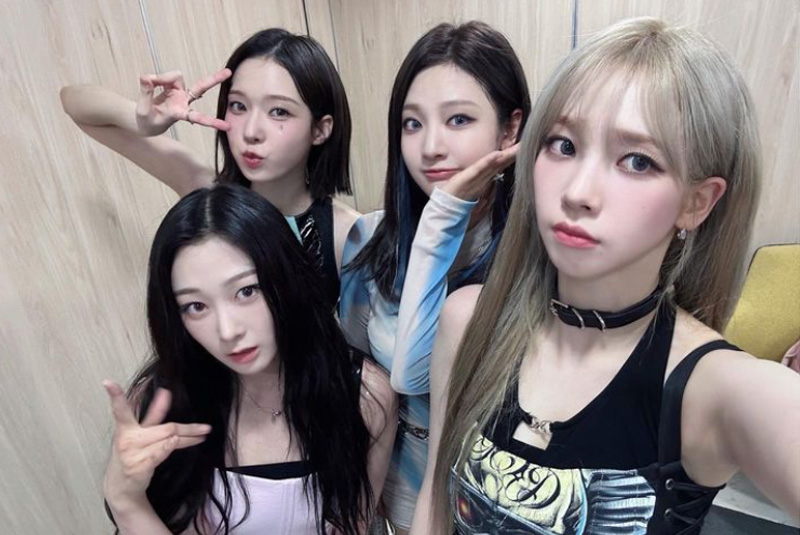
#> input picture GD07/assets/image1.jpeg, 800 x 535 px, found by its file name
$ jupyter execute --allow-errors ex05_1.ipynb
#> lines starting #> are read from the running program, lines starting #| are printed output that depends on the picture
# segmetation

##  1) 인물모드 사진 만들기(사람, 고양이)
##  2) 배경의 blur처리가 아닌 다른 배경으로 교체하는 크로마키 배경 합성을 사용하기
##  3) 인물모드 사진의 문제점과 개선 방안 제시해보기

## --------------------------------------------------------------------------------------------

## 1. 인물모드 직접 해보기(연예인, 고양이 사진으로)

[cell 1]
#필요한 라이브러리 임포트

import os
import urllib
import cv2
import numpy as np
from pixellib.semantic import semantic_segmentation
from matplotlib import pyplot as plt

[cell 2]
#파일 불러오기
img_path = os.getenv('HOME')+'/aiffel/workspace/human_segmentation/images'

#image 폴더 내의 이미지들 가져오기 (실습 때 진행한 이미지 빼기)
image_k_path, image_j_path, image_h_path = os.path.join(img_path, 'image1.jpeg'), os.path.join(img_path, 'image2.jpeg'), os.path.join(img_path, 'image3.jpeg')
cat_path = os.path.join(img_path, 'cat.png')

k_img = cv2.imread(image_k_path)
#> k_img is the input picture: shape (535, 800, 3); mean B, G, R 127.6, 128.1, 135.9
j_img = cv2.imread(image_j_path)
h_img = cv2.imread(image_h_path)
cat_img = cv2.imread(cat_path)

print(type(k_img), k_img.shape)
#| <class 'numpy.ndarray'> (535, 800, 3)
# cv2.cvtColor(입력 이미지, 색상 변환 코드): 입력 이미지의 색상 채널을 변경
# cv2.COLOR_BGR2RGB: 이미지 색상 채널을 변경 (BGR 형식을 RGB 형식으로 변경)
# plt.imshow(): 저장된 데이터를 이미지의 형식으로 표시, 입력은 RGB(A) 데이터 혹은 2D 스칼라 데이터
plt.imshow(cv2.cvtColor(k_img, cv2.COLOR_BGR2RGB))
plt.show()

#> (a cell that did not finish here is left out)

#> (a cell that did not finish here is left out)

#> (a cell that did not finish here is left out)

[cell 6]
# 저장할 파일 이름을 결정합니다
# 1. os.getenv(x)함수는 환경 변수x의 값을 포함하는 문자열 변수를 반환합니다. model_dir 에 "/aiffel/human_segmentation/models" 저장
# 2. #os.path.join(a, b)는 경로를 병합하여 새 경로 생성 model_file 에 "/aiffel/aiffel/human_segmentation/models/deeplabv3_xception_tf_dim_ordering_tf_kernels.h5" 저장

# 1
model_dir = os.getenv('HOME')+'/aiffel/workspace/human_segmentation/models'
# 2
model_file = os.path.join(model_dir, 'deeplabv3_xception_tf_dim_ordering_tf_kernels.h5')

# PixelLib가 제공하는 모델의 url입니다
model_url = 'https://github.com/ayoolaolafenwa/PixelLib/releases/download/1.1/deeplabv3_xception_tf_dim_ordering_tf_kernels.h5'

# 다운로드를 시작합니다
urllib.request.urlretrieve(model_url, model_file) # urllib 패키지 내에 있는 request 모듈의 urlretrieve 함수를 이용해서 model_url에 있는 파일을 다운로드 해서 model_file 파일명으로 저장
#> (this line was passed over: the network is not available in this run)

[cell 7]
# 1
model_dir = os.getenv('HOME')+'/aiffel/workspace/human_segmentation/models'
# 2
model_file = os.path.join(model_dir, 'deeplabv3_xception_tf_dim_ordering_tf_kernels.h5')

#> (the rest of this cell did not finish here and is left out)

#> (a cell that did not finish here is left out)

[cell 9]
#pascalvoc 데이터의 라벨종류
LABEL_NAMES = [
    'background', 'aeroplane', 'bicycle', 'bird', 'boat', 'bottle', 'bus',
    'car', 'cat', 'chair', 'cow', 'diningtable', 'dog', 'horse', 'motorbike',
    'person', 'pottedplant', 'sheep', 'sofa', 'train', 'tv'
]
len(LABEL_NAMES)

#> (a cell that did not finish here is left out)

#> (a cell that did not finish here is left out)

#> (a cell that did not finish here is left out)

[cell 13]
#컬러맵 만들기
colormap = np.zeros((256, 3), dtype = int)
ind = np.arange(256, dtype=int)

for shift in reversed(range(8)):
    for channel in range(3):
        colormap[:, channel] |= ((ind >> channel) & 1) << shift
    ind >>= 3

colormap[:20] #생성한 20개의 컬러맵 출력

[cell 14]
colormap[15] #컬러맵 15에 해당하는 배열 출력 (pacalvoc에 LABEL_NAMES 15번째인 사람)

[cell 15]
colormap[8] #컬러맵 8에 해당하는 배열 출력 (pacalvoc에 LABEL_NAMES 8번째인 고양이)

[cell 16]
seg_color_person = (128, 128,192)
seg_color_cat = (0,0,64)
# 색상순서 변경 - colormap의 배열은 RGB 순이며 output의 배열은 BGR 순서로 채널 배치가 되어 있어서 (rgb -> bgr로)

#> (a cell that did not finish here is left out)

[cell 18]
# 원본이미지를 img_show에 할당한뒤 이미지 사람이 있는 위치와 배경을 분리해서 표현한 color_mask 를 만든뒤 두 이미지를 합쳐서 출력
k_img_show = k_img.copy()
#> (the rest of this cell did not finish here and is left out)

[cell 19]
#각 인물,고양이 사진을 블러처리

# (13,13)은 blurring kernel size를 뜻합니다
# 다양하게 바꿔보세요
k_img_blur = cv2.blur(k_img, (13,13))
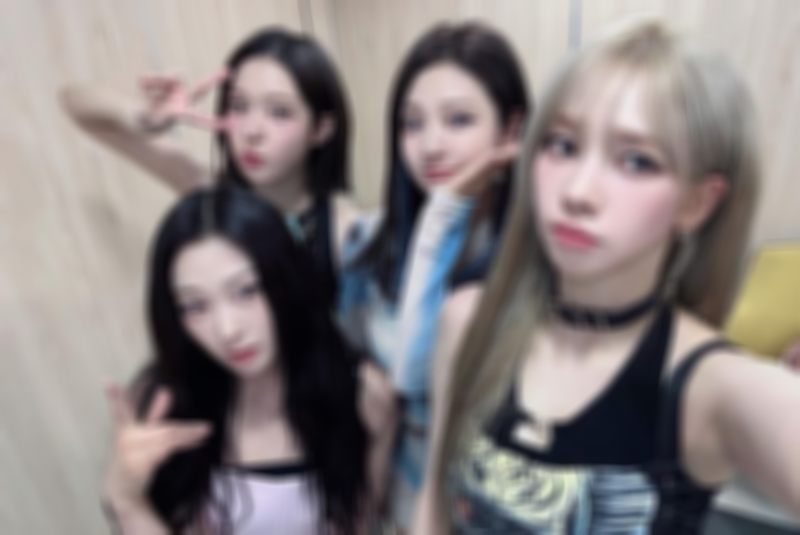
#> k_img_blur: shape (535, 800, 3); mean B, G, R 127.6, 128.1, 135.9
#> (the rest of this cell did not finish here and is left out)


$ run again, with GD07/assets/test_img1.jpeg copied over GD07/assets/image1.jpeg
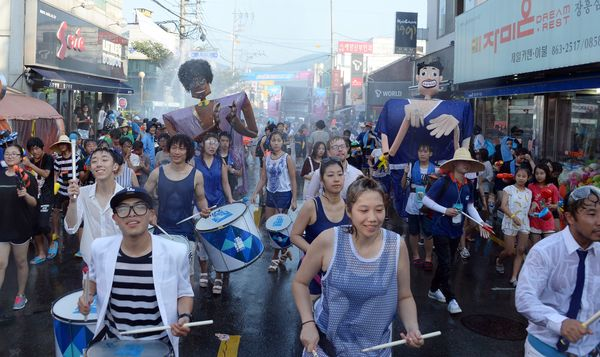
#> input picture GD07/assets/test_img1.jpeg, 600 x 357 px, found by its file name
#> k_img is the input picture: shape (357, 600, 3); mean B, G, R 126.7, 110.5, 105.5
#| <class 'numpy.ndarray'> (357, 600, 3)
#> `k_img_blur = cv2.blur(k_img, (13,13))`:
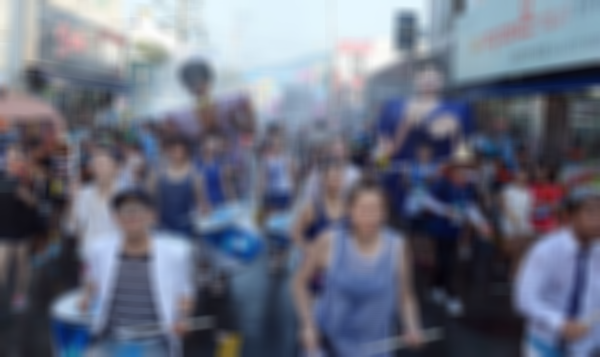
#> k_img_blur: shape (357, 600, 3); mean B, G, R 126.7, 110.5, 105.5

$ run again, with GD07/assets/test_img2.jpeg copied over GD07/assets/image1.jpeg
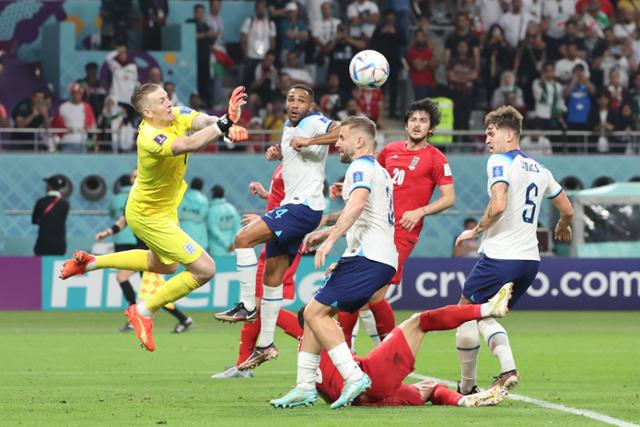
#> input picture GD07/assets/test_img2.jpeg, 640 x 427 px, found by its file name
#> k_img is the input picture: shape (427, 640, 3); mean B, G, R 110, 128.4, 125.7
#| <class 'numpy.ndarray'> (427, 640, 3)
#> `k_img_blur = cv2.blur(k_img, (13,13))`:
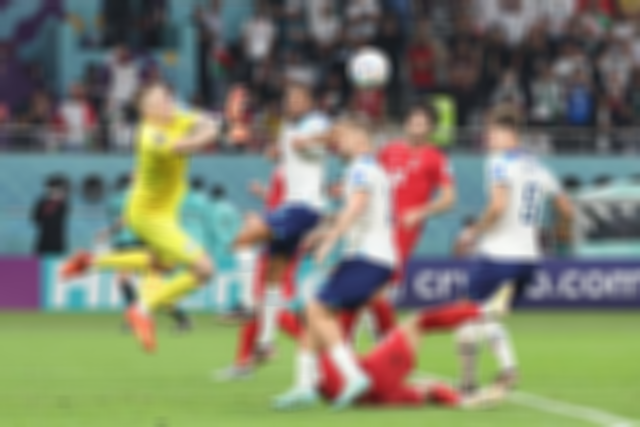
#> k_img_blur: shape (427, 640, 3); mean B, G, R 110, 128.4, 125.7

$ run again, with GD07/assets/test_img3.jpeg copied over GD07/assets/image1.jpeg
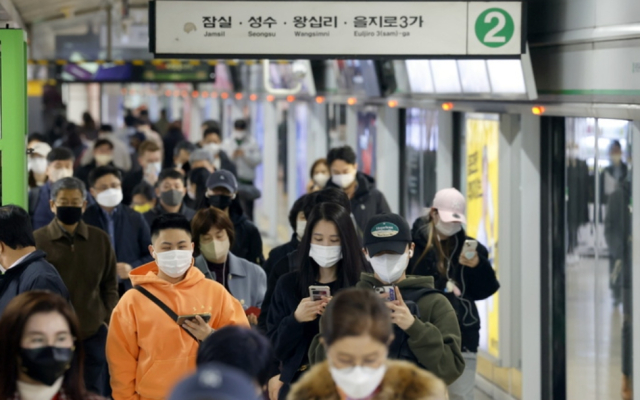
#> input picture GD07/assets/test_img3.jpeg, 640 x 400 px, found by its file name
#> k_img is the input picture: shape (400, 640, 3); mean B, G, R 104.2, 112.3, 115.3
#| <class 'numpy.ndarray'> (400, 640, 3)
#> `k_img_blur = cv2.blur(k_img, (13,13))`:
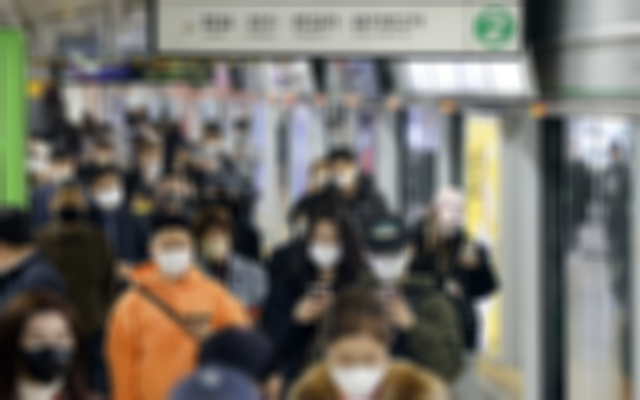
#> k_img_blur: shape (400, 640, 3); mean B, G, R 104.3, 112.4, 115.4
